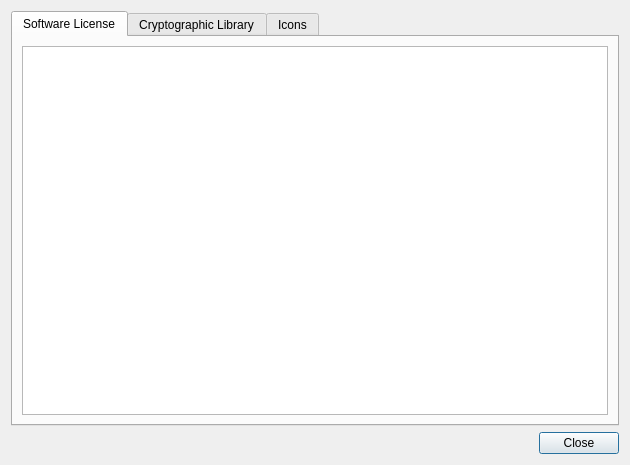
<?xml version="1.0" encoding="UTF-8"?>
<ui version="4.0">
 <class>LicenseDialog</class>
 <widget class="QDialog" name="LicenseDialog">
  <property name="geometry">
   <rect>
    <x>0</x>
    <y>0</y>
    <width>630</width>
    <height>465</height>
   </rect>
  </property>
  <property name="windowTitle">
   <string>License</string>
  </property>
  <layout class="QVBoxLayout" name="verticalLayout_2">
   <item>
    <widget class="QTabWidget" name="tabWidget">
     <property name="currentIndex">
      <number>0</number>
     </property>
     <widget class="QWidget" name="tabSoftware">
      <attribute name="title">
       <string>Software License</string>
      </attribute>
      <layout class="QVBoxLayout" name="verticalLayout">
       <item>
        <widget class="QPlainTextEdit" name="gpl3Text">
         <property name="readOnly">
          <bool>true</bool>
         </property>
        </widget>
       </item>
      </layout>
     </widget>
     <widget class="QWidget" name="tabMCRYPT">
      <attribute name="title">
       <string>Cryptographic Library</string>
      </attribute>
      <layout class="QVBoxLayout" name="verticalLayout_4">
       <item>
        <widget class="QPlainTextEdit" name="gpl2Text">
         <property name="readOnly">
          <bool>true</bool>
         </property>
        </widget>
       </item>
      </layout>
     </widget>
     <widget class="QWidget" name="tabOxygen">
      <attribute name="title">
       <string>Icons</string>
      </attribute>
      <layout class="QVBoxLayout" name="verticalLayout_3">
       <item>
        <widget class="QPlainTextEdit" name="lgpl3Text">
         <property name="lineWrapMode">
          <enum>QPlainTextEdit::WidgetWidth</enum>
         </property>
         <property name="readOnly">
          <bool>true</bool>
         </property>
        </widget>
       </item>
      </layout>
     </widget>
    </widget>
   </item>
   <item>
    <layout class="QHBoxLayout" name="horizontalLayout">
     <item>
      <spacer name="horizontalSpacer">
       <property name="orientation">
        <enum>Qt::Horizontal</enum>
       </property>
       <property name="sizeHint" stdset="0">
        <size>
         <width>40</width>
         <height>20</height>
        </size>
       </property>
      </spacer>
     </item>
     <item>
      <widget class="QPushButton" name="close">
       <property name="text">
        <string>Close</string>
       </property>
      </widget>
     </item>
    </layout>
   </item>
  </layout>
 </widget>
 <resources/>
 <connections/>
</ui>
